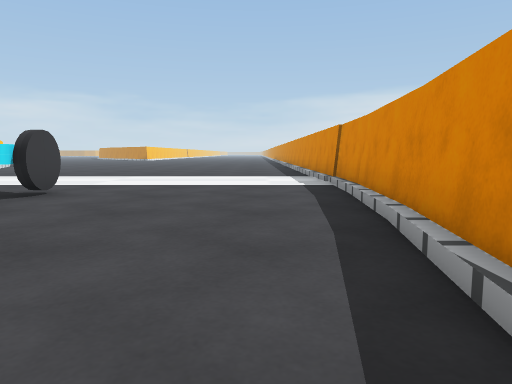
[1] (above)

20 first-person views from a walk through a 3-D level made in the Unity game engine. The camera is 0.68 m above the floor, tilts 6° down and sees 70° across. The floor is counted in squares, 1 m on a side. Each view is taken from the middle of a square. On the plan, view 1 faces up. The plan holds only what a view shows up to about 11 squares ahead; the rest is blank. The place goes on beyond the plan. Some surface patterns are stand-ins.

[2]
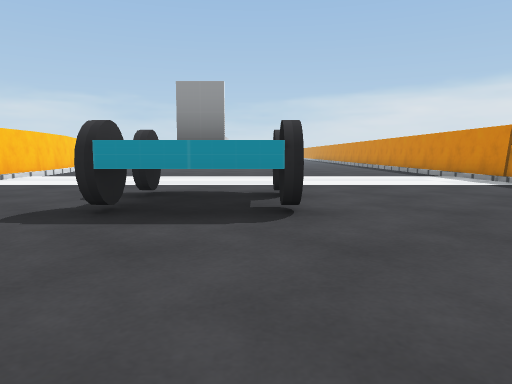

[3]
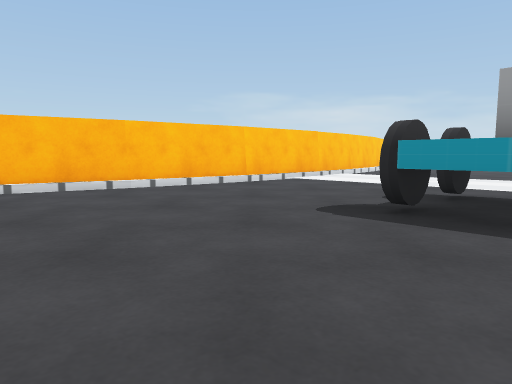

[4]
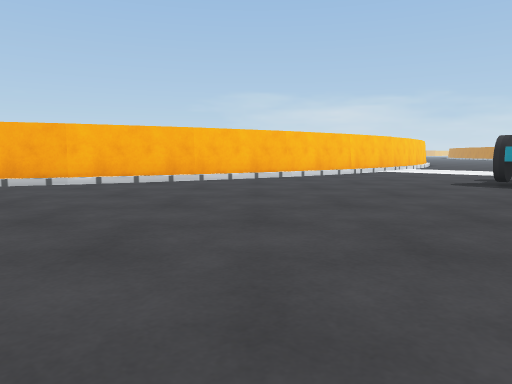

[5]
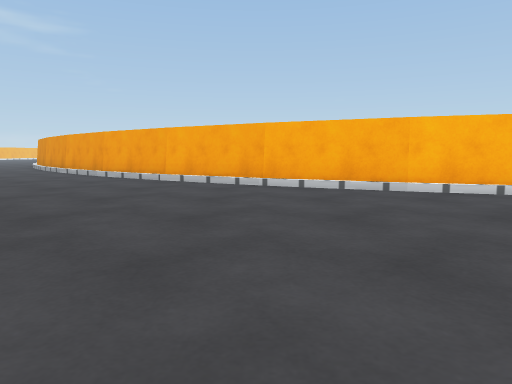

[6]
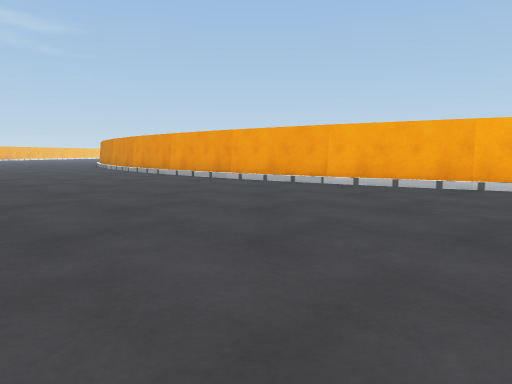

[7]
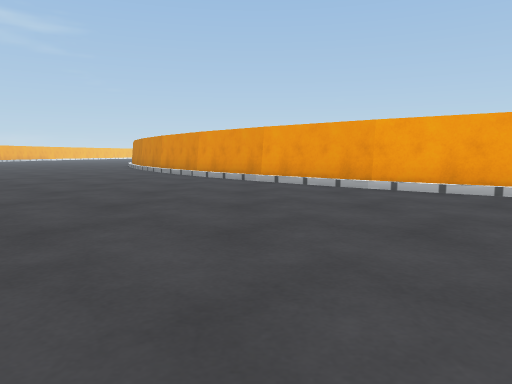

[8]
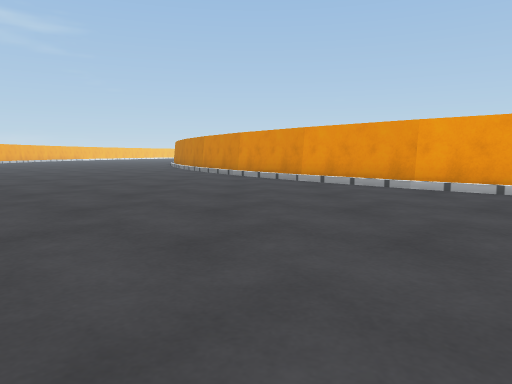

[9]
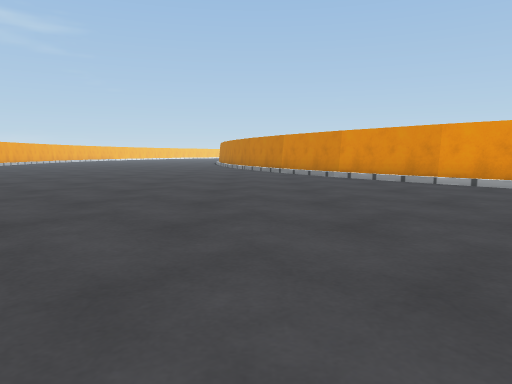

[10]
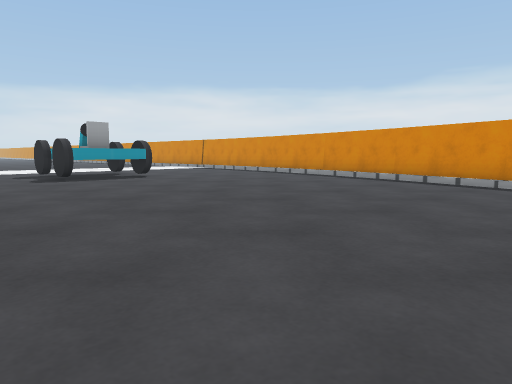

[11]
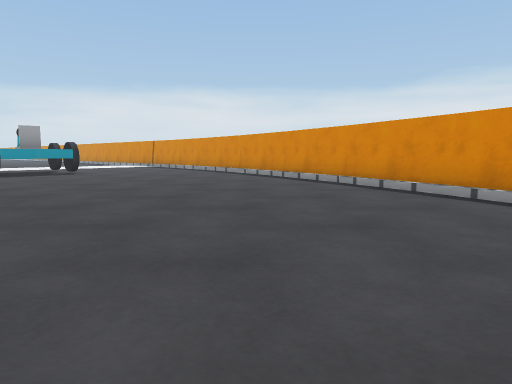

[12]
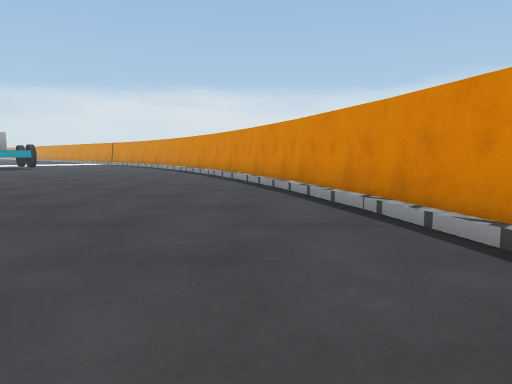

[13]
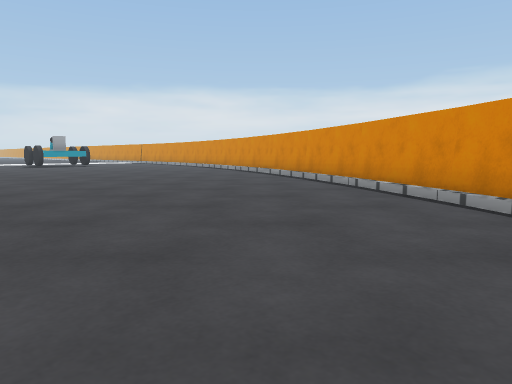

[14]
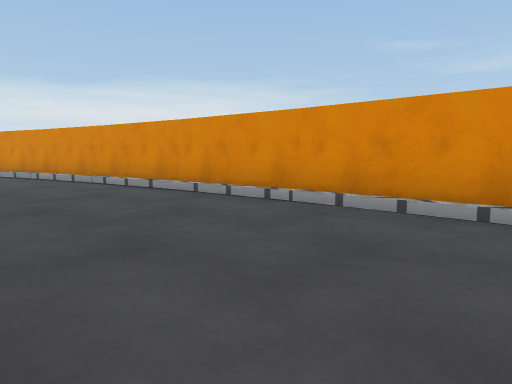

[15]
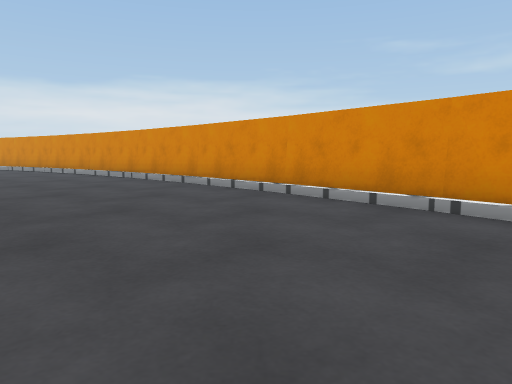

[16]
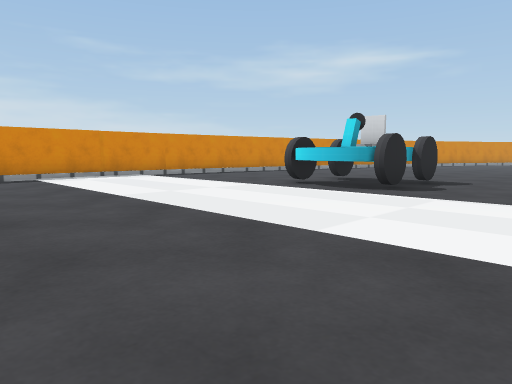

[17]
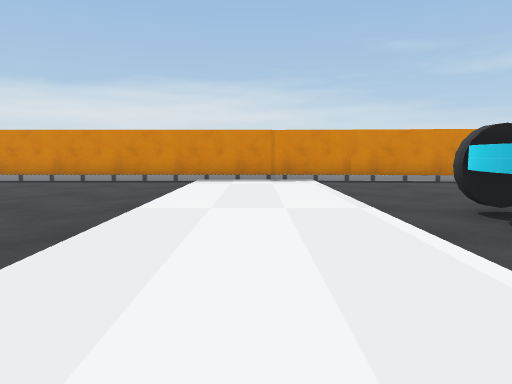

[18]
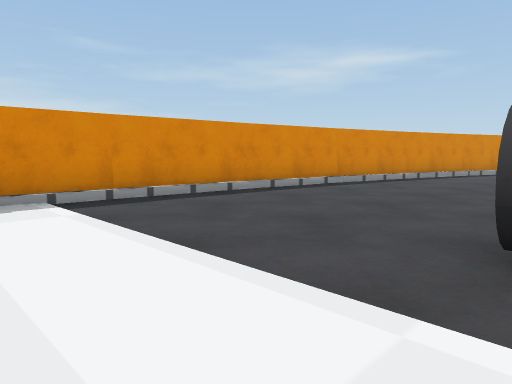

[19]
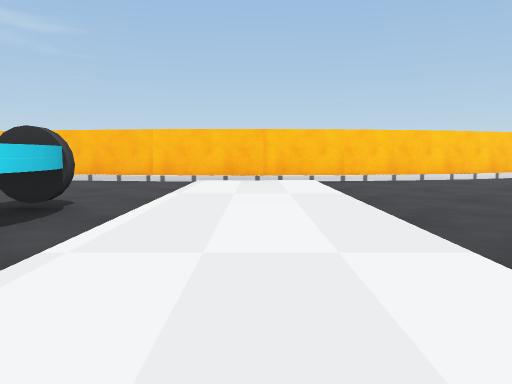

[20]
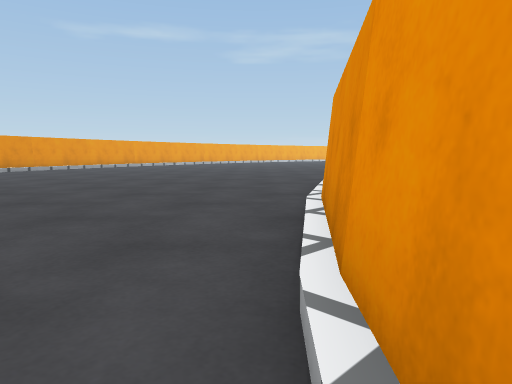

### Floor plan
Points are (right, up) in squares from view 1. A wall is a line through its corners. A room is listed if a view was taken in it or the views show most of it. See-through windows are left out.
Room 1 (views 1, 2, 3, 4, 5, 6, 7, 8, 9, 10, 11, 12, 13, 14, 15, 16, 17, 18, 19, 20)
walls: (-14, -4.7) (-15.6, -7.4); (-12.7, -2.1) (-14.1, -4.9); (-15.5, -7.3) (-17.3, -9.8); (-11.8, 0.6) (-12.8, -2.2); (-17.2, -9.6) (-19.2, -11.8) (-21.5, -13.9); (-2.3, -9.7) (0.7, -1.7); (-6.7, -16.7) (-2.2, -9.5); (0.7, -1.8) (2.1, 6.5); (-21.4, -13.8) (-23.6, -15.4); (-10.5, 9.3) (-10.7, 6.3) (-11.1, 3.4) (-11.8, 0.5); (-12.4, -22.7) (-6.6, -16.5); (1.9, 6.4) (1.9, 13.5); (-10.7, 11.4) (-10.6, 9.2); (-14.9, -24.6) (-12.4, -22.5); (-11.1, 13.5) (-10.7, 11.3)
low walls: (-13.8, -4.8) (-14.2, -5.5); (-12.5, -2.2) (-12.7, -2.6); (-14.8, -6.5) (-15.2, -7.3); (-15.7, -7.9) (-16, -8.3); (-16.5, -9) (-16.9, -9.5); (-2.2, -8.4) (-1.9, -7.8); (-3.5, -11.1) (-2.5, -9.6); (-4.3, -12.4) (-4, -12); (-1.3, -6.9) (-0.9, -5.5); (-0.4, -3.8) (-0.2, -3.3); (-6.4, -15.8) (-5.6, -14.5); (-10.7, 4.7) (-10.7, 4.2); (0.1, -2.2) (0.3, -1.7); (0.5, -0.8) (1.1, 1); (-10.5, 5.8) (-10.6, 5.1); (-8.1, -17.8) (-6.9, -16.6); (-8.5, -18.3) (-8.2, -17.9); (-9.1, -18.9) (-8.7, -18.5); (-21.4, -14.1) (-21.9, -14.5); (-10.5, -20.4) (-9.6, -19.5); (-22.7, -15.1) (-23.2, -15.4); (1.5, 5.2) (1.6, 6.2); (-12.4, -22.4) (-10.6, -20.5); (-13.3, -22.9) (-12.7, -22.5); (1.7, 7.7) (1.8, 8.7); (-10.6, 12.1) (-10.5, 11.5); (-14.5, -24) (-13.9, -23.4); (-10.7, 13) (-10.6, 12.4)
objects: other object (-6, 4) to (-4, 7)

Positions as (right, up) in squares from view 1, and headings:
1: (0, 0), facing up
2: (-4, 0), facing up
3: (-4, 0), facing up-left
4: (-4, -5), facing up-left
5: (-6, -5), facing left
6: (-7, -9), facing left
7: (-10, -12), facing left
8: (-12, -15), facing left
9: (-13, -18), facing left
10: (-9, -6), facing up-right
11: (-8, -9), facing up-right
12: (-8, -14), facing up-right
13: (-11, -16), facing up-right
14: (-14, -18), facing right
15: (-19, -22), facing right
16: (-9, 13), facing down-right
17: (-8, 9), facing right
18: (-4, 9), facing down-right
19: (-1, 9), facing left
20: (-20, -13), facing down-left
